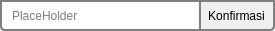
<?xml version="1.0" encoding="UTF-8"?>
<ui version="4.0">
 <class>Dialog</class>
 <widget class="QDialog" name="Dialog">
  <property name="geometry">
   <rect>
    <x>0</x>
    <y>0</y>
    <width>275</width>
    <height>31</height>
   </rect>
  </property>
  <property name="windowTitle">
   <string>Placeholder</string>
  </property>
  <property name="windowIcon">
   <iconset resource="../data/ui/logo.qrc">
    <normaloff>:/newPrefix/logo.png</normaloff>:/newPrefix/logo.png</iconset>
  </property>
  <widget class="QLineEdit" name="editLine">
   <property name="geometry">
    <rect>
     <x>0</x>
     <y>0</y>
     <width>201</width>
     <height>31</height>
    </rect>
   </property>
   <property name="maximumSize">
    <size>
     <width>201</width>
     <height>31</height>
    </size>
   </property>
   <property name="styleSheet">
    <string notr="true">border: 2px solid gray;

border-bottom-left-radius: 5px;

border-bottom-right-radius: 0px;
padding: 0 8px;
min-height: 15px ;

selection-background-color: darkgray;</string>
   </property>
   <property name="placeholderText">
    <string>PlaceHolder</string>
   </property>
  </widget>
  <widget class="QPushButton" name="apply">
   <property name="geometry">
    <rect>
     <x>200</x>
     <y>0</y>
     <width>75</width>
     <height>31</height>
    </rect>
   </property>
   <property name="styleSheet">
    <string notr="true">border: 2px solid gray;
border-left : 0px;
padding: 0 0px;
min-height: 15px ;
border-bottom-right-radius: 5px;
selection-background-color: darkgray;</string>
   </property>
   <property name="text">
    <string>Konfirmasi</string>
   </property>
  </widget>
  <widget class="QLineEdit" name="id">
   <property name="geometry">
    <rect>
     <x>0</x>
     <y>0</y>
     <width>16</width>
     <height>31</height>
    </rect>
   </property>
   <property name="maximumSize">
    <size>
     <width>201</width>
     <height>31</height>
    </size>
   </property>
   <property name="styleSheet">
    <string notr="true">border: 2px solid gray;

border-bottom-left-radius: 5px;

border-bottom-right-radius: 5px;
padding: 0 8px;
min-height: 15px ;

selection-background-color: darkgray;</string>
   </property>
   <property name="placeholderText">
    <string/>
   </property>
  </widget>
  <zorder>id</zorder>
  <zorder>editLine</zorder>
  <zorder>apply</zorder>
 </widget>
 <tabstops>
  <tabstop>editLine</tabstop>
 </tabstops>
 <resources>
  <include location="../data/ui/logo.qrc"/>
 </resources>
 <connections/>
</ui>
